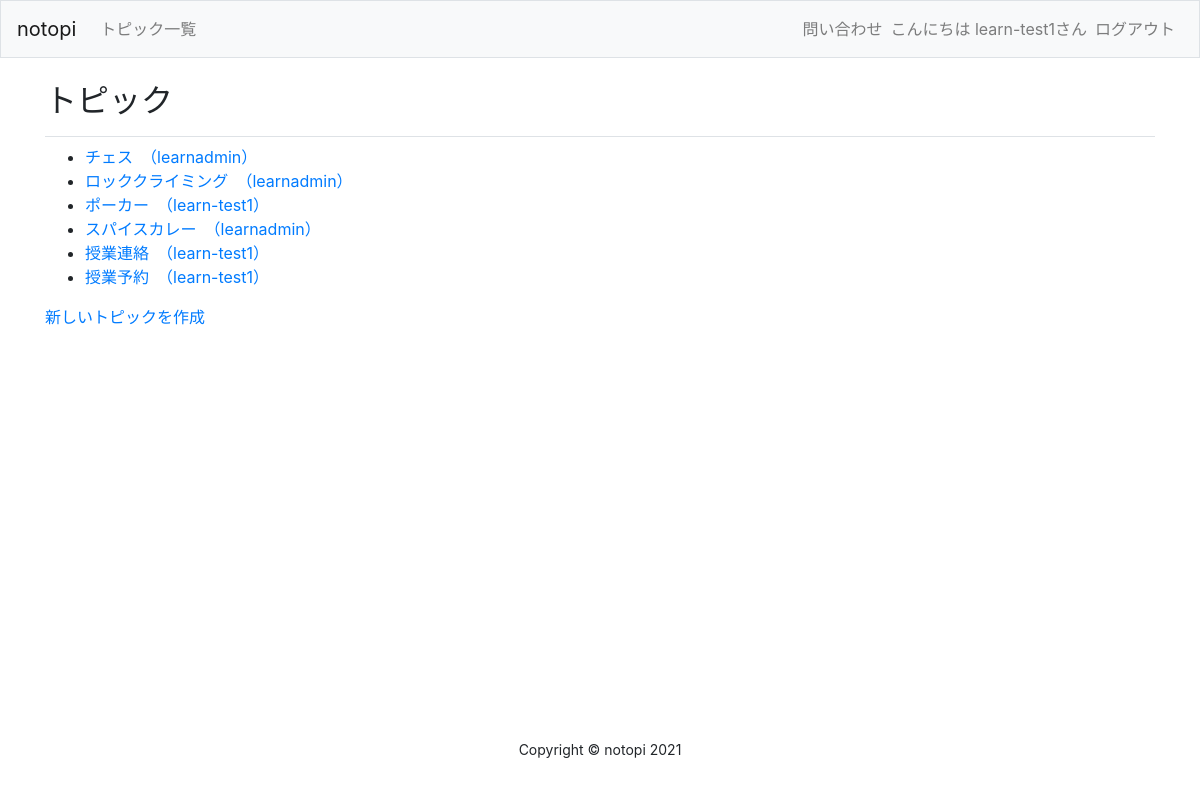
The app's page /topic/ (signed in) with its own data.
### learning_logs/models.py (models this page shows)
class Topic(models.Model):
	text = models.CharField(max_length=200)
	date_added = models.DateTimeField(auto_now_add=True)
	owner = models.ForeignKey(User, on_delete=models.CASCADE)
	def __str__(self):
		return self.text

### learning_logs/views.py (the view)
# urls.py: path('topic/', views.topic, name='topic'),
def topic(request):
	topics = Topic.objects.order_by('date_added')
	context = {'topic': topics}
	return render(request, 'learning_logs/topic.html', context)

### learning_logs/templates/learning_logs/topic.html
{% extends "learning_logs/base.html" %}
{% block page_header %}
	<h2>トピック</h2>
{% endblock page_header %}
{% block content %}
	<ul>
		{% for t in topic %}
			<li>
				<a href="{% url 'learning_logs:topic_child' t.id %}">{{t}}　<span>（{{ t.owner }}）</span></a>
			</li>
		{% empty %}
			<li>トピックはまだ作成されていません。</li>
		{% endfor %}
	</ul>
	<a href="{% url 'learning_logs:new_topic' %}">新しいトピックを作成</a>
{% endblock content%}

### learning_logs/templates/learning_logs/base.html (shortened to what this page needs)
{% load bootstrap4 %}
{% load static %}
<!DOCTYPE html>
<html lang="ja">
<head>
	{% bootstrap_css %}
	<link rel="stylesheet" type="text/css" href="{% static 'css/mystyle.css'%}">
</head>
<body>
	<div id="wrapper">
	<nav class="navbar navbar-expand-md navbar-light bg-light mb-4 border">
		<a class="navbar-brand" href="{% url 'learning_logs:index'%}">notopi</a>
		<div class="collapse navbar-collapse" id="navbarCollapse">
		<ul class="navbar-nav mr-auto">
			<li class="nav-item">
			<a class="nav-link" href="{% url 'learning_logs:topic'%}">トピック一覧</a></li>
		</ul>
		<ul class="navbar-nav ml-auto">
			<li class="nav-item">
				<a class="nav-link" href="{% url 'learning_logs:inquiry' %}">問い合わせ</a>
			</li>
			{% if user.is_authenticated %}
			<li class="nav-item">
				<span class="navbar-text">こんにちは {{ user.username }}さん</span>
			</li>
			<li class="nav-item">
				<a class="nav-link" href="{% url 'users:logout' %}">ログアウト</a>
			</li>
			{% else %}
			<li class="nav-item">
				<a class="nav-link" href="{% url 'users:register' %}">ユーザー登録</a>
			</li>
			<li class="nav-item">
				<a class="nav-link" href="{% url 'users:login' %}">ログイン</a></li>
			{% endif %}
		</ul>
		</div>
	</nav>
	<main role="main" class="container">
		<div class="pb-2 mb-2 border-bottom">
		{% block page_header %}{% endblock page_header %}
		</div>
		<div>
		{% block content %}{% endblock content %}
		</div>
	</main>
	<footer>
		<div class="container">
			<p class="m-0 text-center small">Copyright &copy; notopi 2021</p>
		</div>
	</footer>
</div>
</body>
</html>

### static/css/mystyle.css (style rules this page uses)
body, #wrapper { display: flex; flex-direction: column; min-height: 95vh; }
footer { margin-top: auto; }

### records on screen
Topic: text "チェス", owner "learnadmin"
Topic: text "ロッククライミング", owner "learnadmin"
Topic: text "ポーカー", owner "learn-test1"
Topic: text "スパイスカレー", owner "learnadmin"
Topic: text "授業連絡", owner "learn-test1"
Topic: text "授業予約", owner "learn-test1"

### other values on screen
{{ user.username }} "learn-test1"
